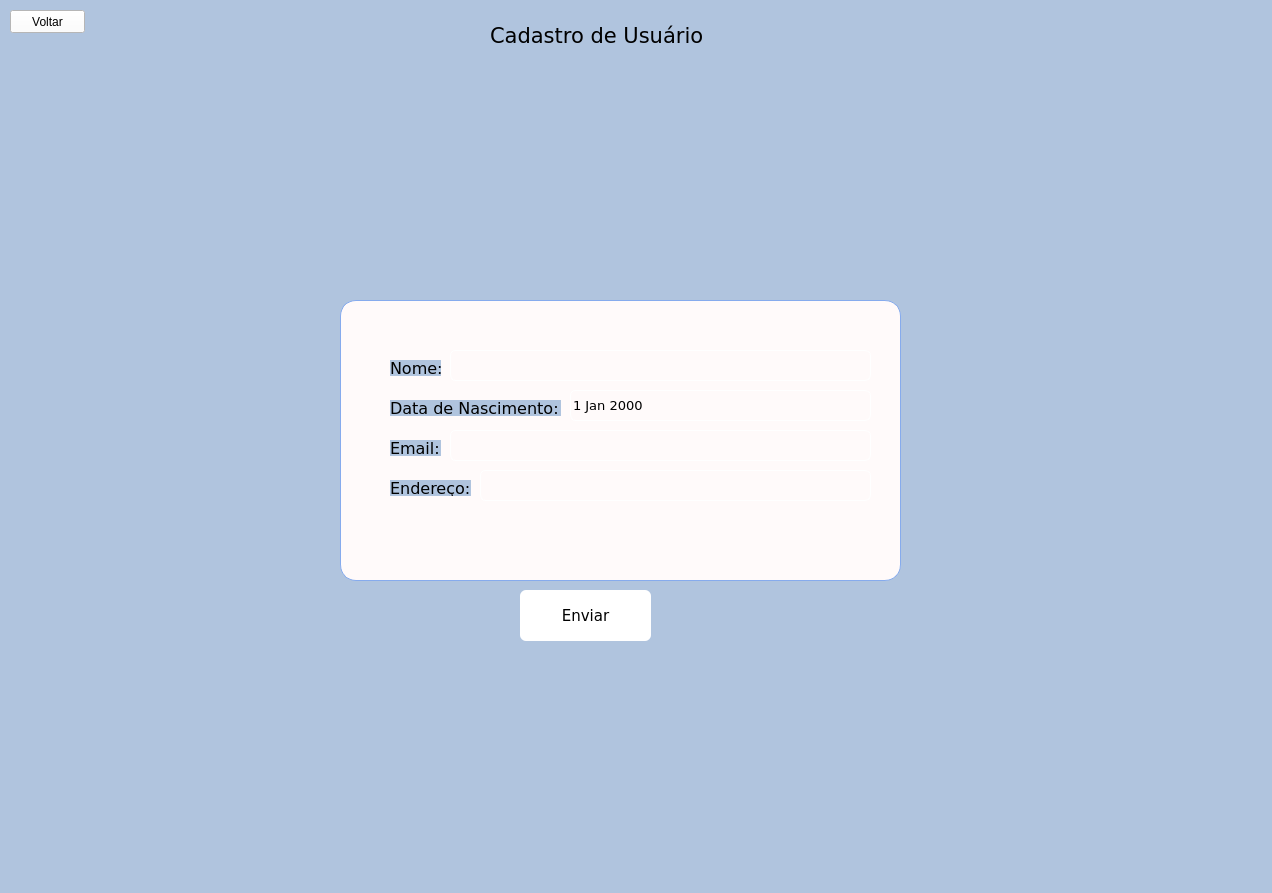
<?xml version="1.0" encoding="UTF-8"?>
<ui version="4.0">
 <class>MainWindow</class>
 <widget class="QMainWindow" name="MainWindow">
  <property name="geometry">
   <rect>
    <x>0</x>
    <y>0</y>
    <width>1272</width>
    <height>893</height>
   </rect>
  </property>
  <property name="acceptDrops">
   <bool>false</bool>
  </property>
  <property name="windowTitle">
   <string>MainWindow</string>
  </property>
  <property name="styleSheet">
   <string notr="true">background-color: #B0C4DE;
</string>
  </property>
  <property name="animated">
   <bool>true</bool>
  </property>
  <widget class="QWidget" name="centralwidget">
   <widget class="QPushButton" name="pushButtonVoltar">
    <property name="geometry">
     <rect>
      <x>10</x>
      <y>10</y>
      <width>75</width>
      <height>23</height>
     </rect>
    </property>
    <property name="styleSheet">
     <string notr="true">background-color: rgb(255, 255, 255);</string>
    </property>
    <property name="text">
     <string>Voltar</string>
    </property>
   </widget>
   <widget class="QLineEdit" name="lineEditNome">
    <property name="geometry">
     <rect>
      <x>450</x>
      <y>350</y>
      <width>421</width>
      <height>31</height>
     </rect>
    </property>
    <property name="font">
     <font>
      <family>Verdana</family>
      <pointsize>10</pointsize>
     </font>
    </property>
    <property name="styleSheet">
     <string notr="true">border-radius: 6px;
border: 1px solid white;
background: transparent;
</string>
    </property>
   </widget>
   <widget class="QDateEdit" name="dateEditNascimento">
    <property name="geometry">
     <rect>
      <x>570</x>
      <y>390</y>
      <width>301</width>
      <height>31</height>
     </rect>
    </property>
    <property name="font">
     <font>
      <family>Verdana</family>
      <pointsize>10</pointsize>
     </font>
    </property>
    <property name="styleSheet">
     <string notr="true">border-radius: 6px;
border: 1px solid white;
background: transparent;</string>
    </property>
   </widget>
   <widget class="QLineEdit" name="lineEditEmail">
    <property name="geometry">
     <rect>
      <x>450</x>
      <y>430</y>
      <width>421</width>
      <height>31</height>
     </rect>
    </property>
    <property name="font">
     <font>
      <family>Verdana</family>
      <pointsize>10</pointsize>
     </font>
    </property>
    <property name="styleSheet">
     <string notr="true">border-radius: 6px;
border: 1px solid white;
background: transparent;
</string>
    </property>
   </widget>
   <widget class="QLineEdit" name="lineEditEndereco">
    <property name="geometry">
     <rect>
      <x>480</x>
      <y>470</y>
      <width>391</width>
      <height>31</height>
     </rect>
    </property>
    <property name="font">
     <font>
      <family>Verdana</family>
      <pointsize>10</pointsize>
     </font>
    </property>
    <property name="styleSheet">
     <string notr="true">border-radius: 6px;
border: 1px solid white;
background: transparent;
</string>
    </property>
   </widget>
   <widget class="QLabel" name="label">
    <property name="geometry">
     <rect>
      <x>480</x>
      <y>110</y>
      <width>241</width>
      <height>171</height>
     </rect>
    </property>
    <property name="acceptDrops">
     <bool>false</bool>
    </property>
    <property name="text">
     <string/>
    </property>
    <property name="pixmap">
     <pixmap>../../../Imagens/Saved Pictures/imgUsuario.png</pixmap>
    </property>
    <property name="scaledContents">
     <bool>true</bool>
    </property>
   </widget>
   <widget class="QLabel" name="label_2">
    <property name="geometry">
     <rect>
      <x>490</x>
      <y>20</y>
      <width>231</width>
      <height>31</height>
     </rect>
    </property>
    <property name="font">
     <font>
      <family>Verdana</family>
      <pointsize>16</pointsize>
     </font>
    </property>
    <property name="text">
     <string>Cadastro de Usuário </string>
    </property>
   </widget>
   <widget class="QLabel" name="labelNome">
    <property name="geometry">
     <rect>
      <x>390</x>
      <y>360</y>
      <width>51</width>
      <height>16</height>
     </rect>
    </property>
    <property name="font">
     <font>
      <family>Verdana</family>
      <pointsize>12</pointsize>
     </font>
    </property>
    <property name="styleSheet">
     <string notr="true">background-color: #B0C4DE;
</string>
    </property>
    <property name="text">
     <string>Nome:</string>
    </property>
   </widget>
   <widget class="QLabel" name="labelDataNascimento">
    <property name="geometry">
     <rect>
      <x>390</x>
      <y>400</y>
      <width>171</width>
      <height>16</height>
     </rect>
    </property>
    <property name="font">
     <font>
      <family>Verdana</family>
      <pointsize>12</pointsize>
     </font>
    </property>
    <property name="text">
     <string>Data de Nascimento:</string>
    </property>
   </widget>
   <widget class="QLabel" name="labelEmail">
    <property name="geometry">
     <rect>
      <x>390</x>
      <y>440</y>
      <width>51</width>
      <height>16</height>
     </rect>
    </property>
    <property name="font">
     <font>
      <family>Verdana</family>
      <pointsize>12</pointsize>
     </font>
    </property>
    <property name="text">
     <string>Email:</string>
    </property>
   </widget>
   <widget class="QLabel" name="labelEndereco">
    <property name="geometry">
     <rect>
      <x>390</x>
      <y>480</y>
      <width>81</width>
      <height>16</height>
     </rect>
    </property>
    <property name="font">
     <font>
      <family>Verdana</family>
      <pointsize>12</pointsize>
     </font>
    </property>
    <property name="text">
     <string>Endereço:</string>
    </property>
   </widget>
   <widget class="QPushButton" name="pushButtonEnviar">
    <property name="geometry">
     <rect>
      <x>520</x>
      <y>590</y>
      <width>131</width>
      <height>51</height>
     </rect>
    </property>
    <property name="font">
     <font>
      <family>Verdana</family>
      <pointsize>11</pointsize>
     </font>
    </property>
    <property name="styleSheet">
     <string notr="true">border-radius: 6px;
background-color: rgb(255, 255, 255);</string>
    </property>
    <property name="text">
     <string>Enviar</string>
    </property>
   </widget>
   <widget class="QFrame" name="frame">
    <property name="geometry">
     <rect>
      <x>340</x>
      <y>300</y>
      <width>561</width>
      <height>281</height>
     </rect>
    </property>
    <property name="styleSheet">
     <string notr="true">background-color: #FFFAFA;
border-radius: 16px;
box-shadow: 0 4px 30px rgba(0, 0, 0, 0.1);
backdrop-filter: blur(10.8px);
-webkit-backdrop-filter: blur(10.8px);
border: 1px solid rgba(134, 171, 237, 1);</string>
    </property>
    <property name="frameShape">
     <enum>QFrame::StyledPanel</enum>
    </property>
    <property name="frameShadow">
     <enum>QFrame::Raised</enum>
    </property>
   </widget>
   <zorder>frame</zorder>
   <zorder>pushButtonVoltar</zorder>
   <zorder>lineEditNome</zorder>
   <zorder>dateEditNascimento</zorder>
   <zorder>lineEditEmail</zorder>
   <zorder>lineEditEndereco</zorder>
   <zorder>label</zorder>
   <zorder>label_2</zorder>
   <zorder>labelNome</zorder>
   <zorder>labelDataNascimento</zorder>
   <zorder>labelEmail</zorder>
   <zorder>labelEndereco</zorder>
   <zorder>pushButtonEnviar</zorder>
  </widget>
  <widget class="QMenuBar" name="menubar">
   <property name="geometry">
    <rect>
     <x>0</x>
     <y>0</y>
     <width>1272</width>
     <height>21</height>
    </rect>
   </property>
  </widget>
  <widget class="QStatusBar" name="statusbar"/>
 </widget>
 <resources/>
 <connections/>
</ui>
